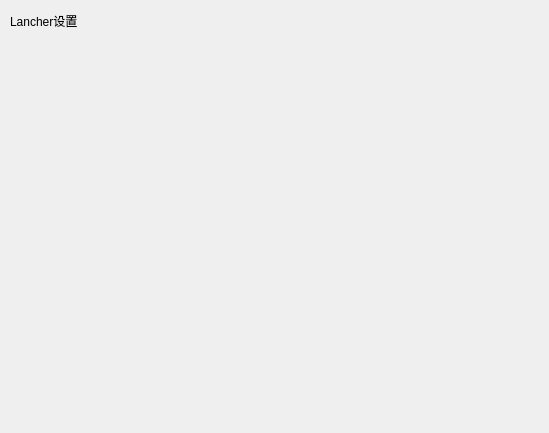
<?xml version="1.0" encoding="UTF-8"?>
<ui version="4.0">
 <class>SettingsPage</class>
 <widget class="QWidget" name="SettingsPage">
  <property name="geometry">
   <rect>
    <x>0</x>
    <y>0</y>
    <width>549</width>
    <height>433</height>
   </rect>
  </property>
  <property name="windowTitle">
   <string>设置</string>
  </property>
  <widget class="Pivot" name="Pivot" native="true">
   <property name="geometry">
    <rect>
     <x>0</x>
     <y>40</y>
     <width>261</width>
     <height>47</height>
    </rect>
   </property>
  </widget>
  <widget class="TitleLabel" name="titleLabel">
   <property name="geometry">
    <rect>
     <x>10</x>
     <y>0</y>
     <width>191</width>
     <height>41</height>
    </rect>
   </property>
   <property name="text">
    <string>Lancher设置</string>
   </property>
  </widget>
 </widget>
 <customwidgets>
  <customwidget>
   <class>TitleLabel</class>
   <extends>QLabel</extends>
   <header>qfluentwidgets</header>
  </customwidget>
  <customwidget>
   <class>Pivot</class>
   <extends>QWidget</extends>
   <header>qfluentwidgets</header>
  </customwidget>
 </customwidgets>
 <resources/>
 <connections/>
</ui>
